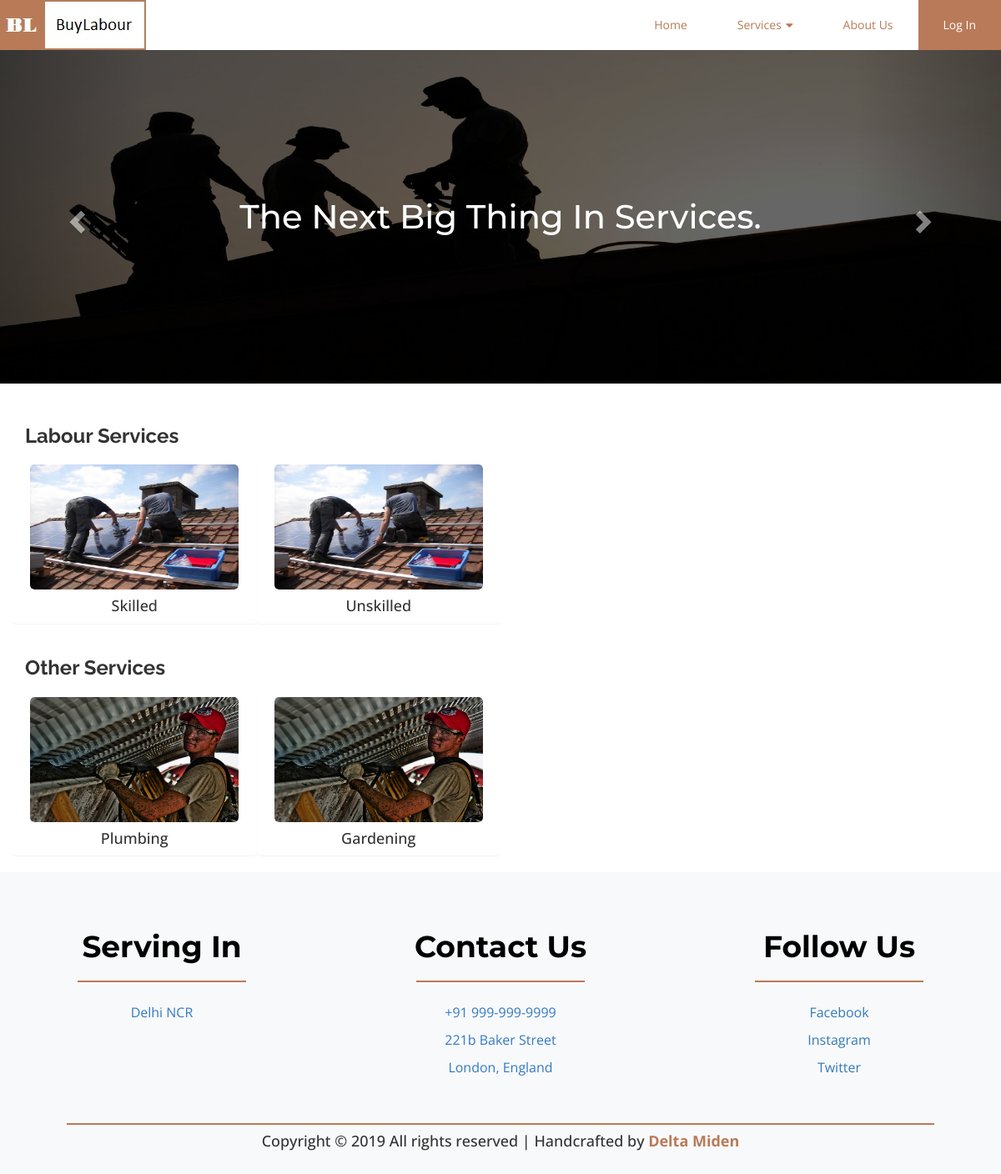
Before: / with the older database file.
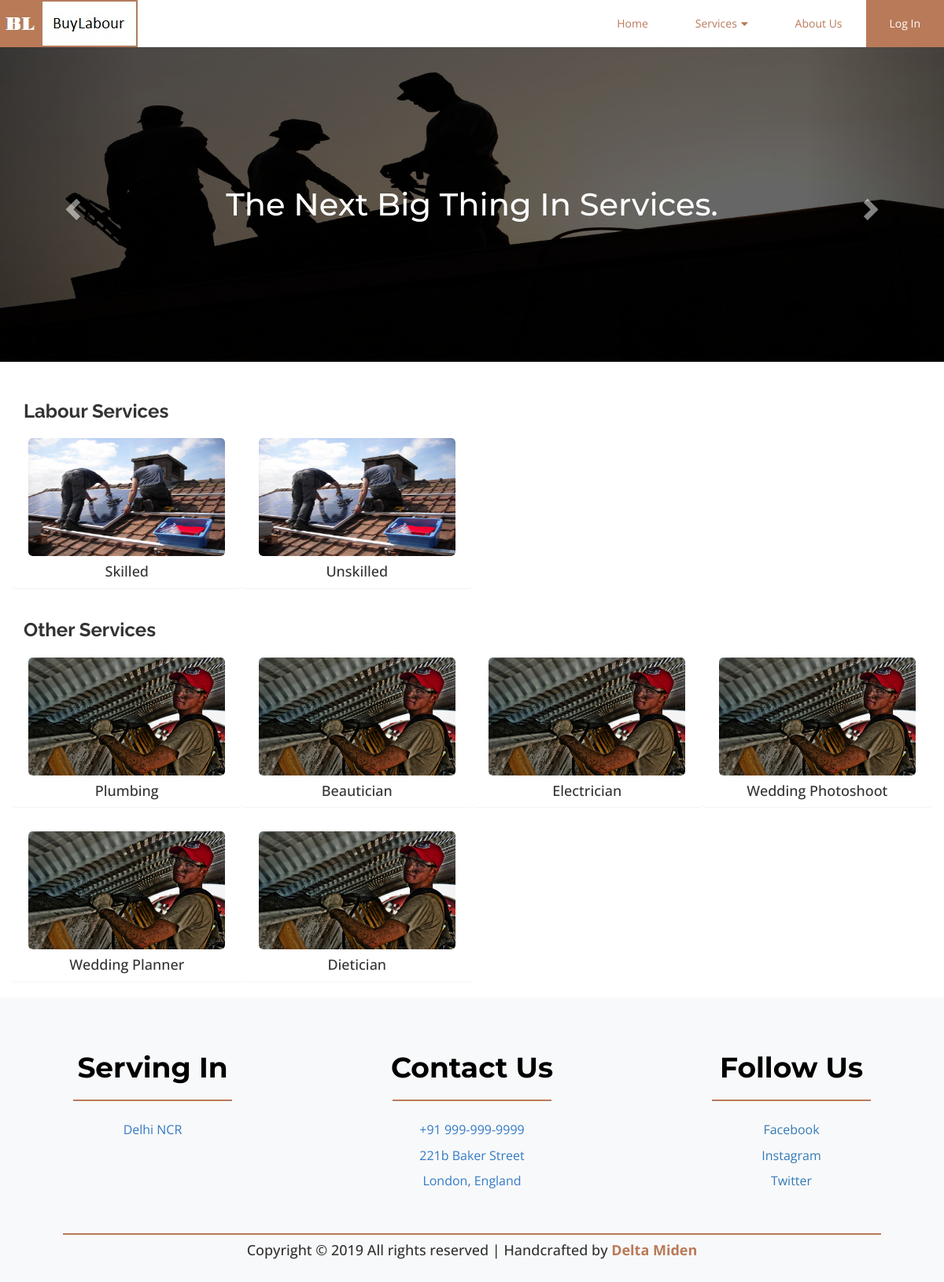
After: the same page with the newer database file.
### tables this page shows
CREATE TABLE `service` (
  `service_id` int(11) NOT NULL,
  `category_id` int(11) DEFAULT NULL,
  `service_name` varchar(40) DEFAULT NULL,
  `link` varchar(100) DEFAULT NULL
);

### index.php (the view, shortened to what this page needs)
<?php
$servername = "localhost";
$username = "root";
$password = "1234";
$dbname = "labourbuy";
$conn = new mysqli($servername, $username, $password, $dbname);
?>
<!DOCTYPE html>
<html lang="en" dir="ltr">
  <head>
  <link rel="stylesheet" href="https://maxcdn.bootstrapcdn.com/bootstrap/3.4.0/css/bootstrap.min.css">
	<link href="CSS/indeu.css" rel="stylesheet" />
  </head>
  <body>
<header>
  <a class="logo" href="index.php"> <img src="Img/Logo.jpg" > </a>
  <nav>
    <ul>
      <li>
        <a href="index.php" class="active">Home</a>
      </li>
      <li id="service-li">
        <a href="" id="service-btn">Services<i class="fas fa-caret-down"></i></a>
      </li>
      <li>
        <a href="AboutUs.php">About Us</a>
      </li>
      <li>
        <a href="" class="SignIn-Up" data-toggle="modal" data-target="#firstmodal">Log In</a>
      </li>
    </ul>
  </nav>
</header>
<div class="wrapper">
<div class="carousel slide" id="mySlider" data-ride="carousel">
    <div class="carousel-inner">
      <div class="item active">
        <img src="Img/Carousel/1.jpg" alt="">
      </div>
    </div>
    <div class="shadow"></div>
    <div class="Carousel-upper">
    <div class="Upper-part">
      <h4>The Next Big Thing In Services.</h4>
    </div>
    </div>
      <a class="left carousel-control" href="#mySlider" data-slide="prev">
        <span class="glyphicon glyphicon-chevron-left"></span>
      </a>
      <a class="right carousel-control" href="#mySlider" data-slide="next">
        <span class="glyphicon glyphicon-chevron-right"></span>
      </a>
</div>
<div class="container">
<h3 class="Raleway srvc-heading">Labour Services</h3>
<div class="row">
  <div class="col-xl-6 col-sm-3 panel">
    <a href="<?php echo $row['link'];?>"><img src="Img/Labour/1.jpg" /></a>
    <h4>Skilled</h4>
  </div>
  <div class="col-xl-6 col-sm-3 panel">
    <a href="<?php echo $row['link'];?>"><img src="Img/Labour/1.jpg" /></a>
    <h4>Unskilled</h4>
  </div>
</div>
<h3 class="Raleway">Other Services</h3>
<div class="row">
  <?php
$sql = "SELECT service_id, category_id, service_name,link FROM service";
$result = $conn->query($sql);
if ($result->num_rows > 0) {
  while($row = $result->fetch_assoc()) {
if($row["category_id"]=="2"){
?>
  <div class="col-xl-6 col-sm-3 panel">
    <a href="<?php echo $row['link'];?>"><img src="Img/Labour/5.jpg" /></a>
    <h4><?php echo $row['service_name'];?></h4>
  </div>
  <?php
 }}
} else {
  echo "0 results";
}
?>
</div>
</div>
  <footer>
    <div class="footer-content">
        <div class="footer-box">
          <h1>Serving In</h1>
          <hr>
          <li>Delhi NCR</li>
        </div>
        <div class="footer-box">
          <h1>Contact Us</h1>
          <hr>
            <li> +91 999-999-9999 </li>
            <li> 221b Baker Street </li>
            <li> London, England </li>
            <li>  </li>
        </div>
        <div class="footer-box">
          <h1>Follow Us</h1>
          <hr>
            <li> <a href="#">Facebook</a> </li>
            <li> <a href="#">Instagram</a> </li>
            <li> <a href="#">Twitter</a> </li>
        </div>
    </div>
    <hr class="footer-hr">
    <div class="footer-last">
      <h4>Copyright &copy; 2019 All rights reserved | Handcrafted by <span class="footer-delta">Delta Miden</span> </h4>
    </div>
  </footer>
</div>
  </body>
</html>

### CSS/indeu.css (style rules this page uses)
body { padding: 0; margin: 0; font-family: 'Open Sans', sans-serif; }
.Raleway { font-family: 'Raleway', sans-serif; font-weight: bold; }
.srvc-heading { margin-top: 50px; }
header { position: relative;top: 0;left: 0;width: 100%;box-sizing: border-box;height: 60px; }
header .logo { position: relative;float: left; }
header nav { float: right; }
header nav ul { margin: 0;padding: 0;display: flex; }
header nav ul li { list-style: none; }
header nav ul li a { height: 60px;line-height: 60px;padding: 0 30px;color: #B97A59;text-decoration: none!important; }
.SignIn-Up { display: block; background-color: #B97A59; color: white; }
.fa-caret-down { margin-left: 5px; }
#mySlider { height: 400px; display: flex; justify-content: center; align-items: center; }
#mySlider .item img { width: 100%; height: 400px; }
.shadow { position: absolute; content: ''; width: 100%; height: 400px; background-color: black; opacity: 0.6; }
.Carousel-upper { position: absolute; }
.Carousel-upper h4 { color: white; font-size: 5vh; text-align: center; font-family: 'Montserrat', sans-serif; }
.Upper-part { display: flex; justify-content: center; align-items: center; flex-direction: column; }
.panel { display: flex; justify-content: center; align-items: center; flex-direction: column; margin-top: 10px; }
.panel a img { width: 250px; height: 150px; border-radius: 5px; transition: transform .5s; }
.panel a { overflow: hidden; border-radius: 5px; }
footer { background-color: #F8F9FA; padding: 20px; }
footer .footer-hr { margin: 0 60px; border: 1px solid #B97A59; }
footer .footer-content { max-width: 1400px; margin: 10px auto 0 auto; text-align: center; }
@media (min-width: 900px) { footer .footer-content { display: flex; justify-content: space-between; } }
.footer-box { padding: 20px; margin-bottom: 20px; box-sizing: border-box; list-style: none; flex-basis: 30%; }
.footer-box h1 { font-weight: bold; font-family: 'Montserrat', sans-serif; color: black; }
.footer-box li { font-size: 16px; padding: 5px; color: #337AC6; }
.footer-box:nth-child(3) li a { text-decoration: none; }
.footer-box hr { width: 200px; border: 1px solid #B97A59; }
.footer-last { display: flex; text-align: center; justify-content: center; }
.footer-delta { font-weight: bold; color: #B97A59; }

Changed rows visible on the page:
removed service: service_name "Gardening"
added service: service_name "Beautician"
added service: service_name "Electrician"
added service: service_name "Wedding Photoshoot"
added service: service_name "Wedding Planner"
added service: service_name "Dietician"
